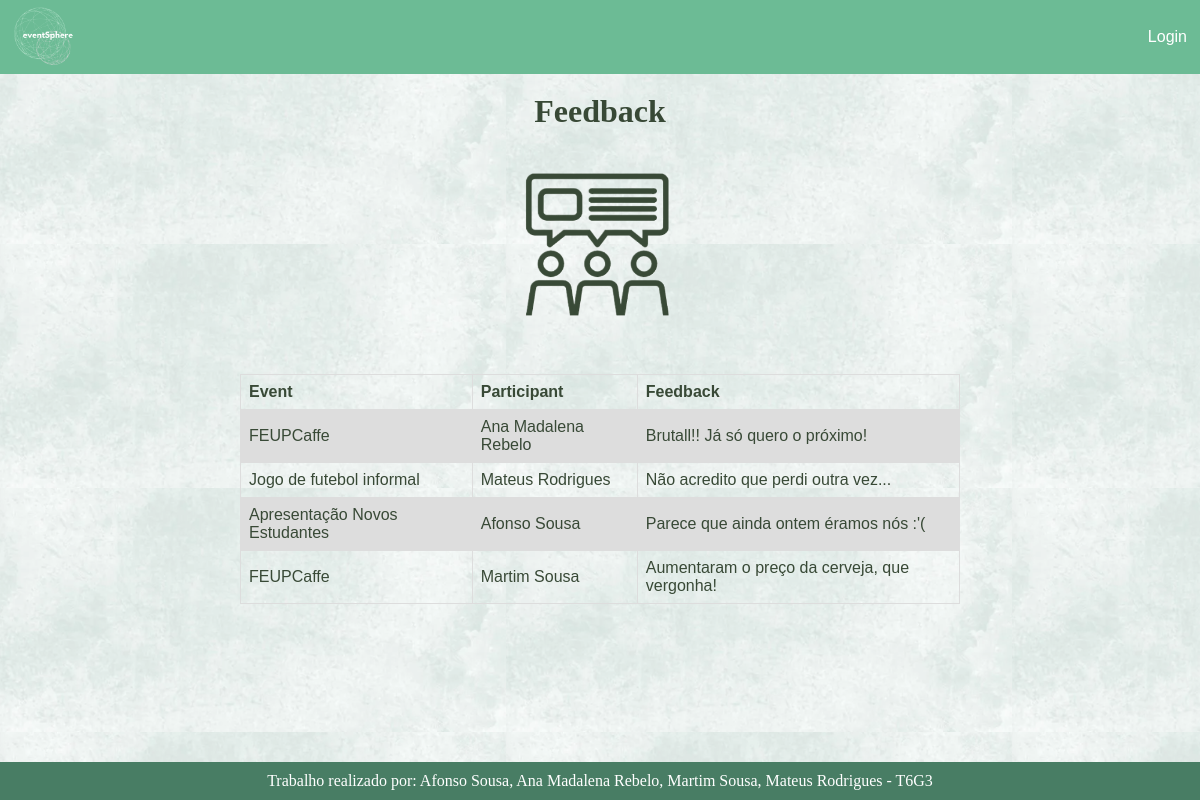
The app's page /feedbackT with its own data.
### tables this page shows
CREATE TABLE "Feedback" (
	"registration_code"	TEXT,
	"feedback"	TEXT,
	PRIMARY KEY("registration_code")
);

### app.py (the view)
@app.route("/feedbackT", methods=["post","get"])
def feedbackT():
    submenu = request.args.get("subm")
    Feedback.read(filename)
    return render_template("feedbackT.html",objlst=Feedback.obj,
                           ulogin=session.get("user"),usergroup=session.get('usergroup'),submenu=submenu,
                           Event=Event,Participant=Participant)

### classes/event.py (called while the page is built)
    @property
    def name(self):
        return self._name

### classes/feedback.py (called while the page is built)
    @property
    def registration_code(self):
        return self._registration_code

    @property
    def feedback(self):
        return self._feedback

### classes/gclass.py (called while the page is built)
    @classmethod
    def from_string(cls, str_data):
        str_list = str_data.split(";")
        strarg = 'cls(str_list[0]'
        for i in range(1, len(str_list)):
            strarg += ',str_list[' + str(i) + ']'
        strarg += ')'
        return eval(strarg)

    @classmethod
    def read(cls, path = ''):
        cls.obj = dict()
        cls.lst = list()
        cls.path = path
        try:
            fh = open(path, 'r')
            fh.close()
            lista = cls.sqlexe("select * from " + cls.__name__)
            if lista != None:
                for r in lista:
                    objstr = f'{r[0]}'
                    for att in range(1,len(lista[0])):
                        objstr += f';{r[att]}'
                    cls.from_string(objstr)
        except FileNotFoundError:
            print(f"ERROR: {path} data file not found")
        except BaseException as err:
            print(f"Error in read method:\n{err}\n{type(err)}")
            sys.exit()

    @classmethod
    def sqlexe(cls, command):
        resul = None
        try:
            con = sqlite3.connect(cls.path)
            cur = con.cursor()
            con.row_factory = sqlite3.Row
            tname = cls.__name__
            cur = con.execute(f"SELECT name FROM sqlite_master WHERE type='table' AND name='{tname}'")
            table = cur.fetchone()
            if table is None or table[0] != tname:
                print(f"ERROR: table {tname} missing in database {cls.path}")
                sys.exit()
            cur = con.execute(command)
            resul = cur.fetchall()
            con.commit()
            con.close()
        except sqlite3.Error as er:
            print(f'sqlite error: {er}')
        return resul

### classes/participant.py (called while the page is built)
    @property
    def name(self):
        return self._name

### templates/feedbackT.html
{% extends 'base.html' %}
{% block title %}
    <link rel="stylesheet" href="{{ url_for('static', filename='css/main.css')}}">
{% endblock %}
{% block content %}
    <div class="dados">
        <br><br><br><br>
            <h1>Feedback</h1>
            <img src="/static/images/feedback.png" alt="feedback" width="300" height="200">
        <br><br>
        <table>
            <tr>
                <th>Event</th>
                <th>Participant</th>
                <th>Feedback</th>
            </tr>
            {% for obj in objlst.values() %}
                    <tr>
                    <td>{{Event.obj[obj.registration_code[9:]].name}}</td>
                    <td>{{Participant.obj[obj.registration_code[:9]].name}}</td>
                    <td>{{obj.feedback}}</td>
                    </tr>
            {% endfor %}
        </table>
    </div>
{% endblock %}

### templates/base.html (shortened to what this page needs)
<!doctype html>
<html lang="en">
  <head>
    {% block title %}
    {% endblock %}
  </head>
  <body>
    <nav>
      <ul class="menu">
        <div class="menu-main">
          <li>
            <a href="/" class="image-button">
              <img src="/static/images/logo_branco.png" alt="Home" class="home-icon">
            </a>
          </li>
        </div>
        <div class="menu-right">
          {% if ulogin == None %}
            <li><a class="button" href="/login">Login</a></li>
          {% else %}
            <li><a class="button" href="/logoff">Logoff</a></li>
            <li><a class="button" style="color:lightblue">{{ulogin}}</a></li>
          {% endif %}
        </div>
      </ul>
    </nav>
    {% block content %}
    {% endblock %}
    <footer>
      Trabalho realizado por: Afonso Sousa, Ana Madalena Rebelo, Martim Sousa, Mateus Rodrigues - T6G3
    </footer>
  </body>
</html>

### static/css/main.css (style rules this page uses)
nav { width: 100%; float: left; }
.menu { display: flex; justify-content: space-between; margin: 0; padding: 5px; height: 100%; background-color: #6CBB95; list-style-type: none; }
.menu-main, .menu-right { display: flex; align-items: center; }
.menu-right { margin-left: auto; }
.menu li { display: inline; }
.image-button { display: inline-block; padding: 0; margin-right: 10px; }
.home-icon { width: 80px; height: 64px; vertical-align: middle; }
.button { font-family: Arial; font-size: 1em; font-style: none; color: #ffffff; padding: 8px; text-decoration: none; }
.button:link { background-color: #6CBB95; color: #ffffff; }
footer { background-color: #487D64; color: #ffffff; text-align: center; padding: 10px 0; position: fixed; bottom: 0; width: 100%; font-size: 1em; }
.dados { font-family: Castellar; color: #384936; font-style: none; text-align: center; justify-content: center; font-size: 1em; text-decoration: none; }
table { font-family: arial, sans-serif; border-collapse: collapse; width: 60%; margin-left: auto; margin-right: auto; }
td, th { border: 1px solid #dddddd; text-align: left; padding: 8px; }
tr:nth-child(even) { background-color: #dddddd; }
body { background-image: url('/static/images/background3.png'); margin: 0; padding: 0; min-height: 300px; padding-bottom: 100px; }

### records on screen
Feedback: obj "FEUPCaffe", obj "Ana Madalena Rebelo", feedback "Brutall!! Já só quero o próximo!"
Feedback: obj "Jogo de futebol informal", obj "Mateus Rodrigues", feedback "Não acredito que perdi outra vez..."
Feedback: obj "Apresentação Novos Estudantes", obj "Afonso Sousa", feedback "Parece que ainda ontem éramos nós :'("
Feedback: obj "FEUPCaffe", obj "Martim Sousa", feedback "Aumentaram o preço da cerveja, que vergonha!"
